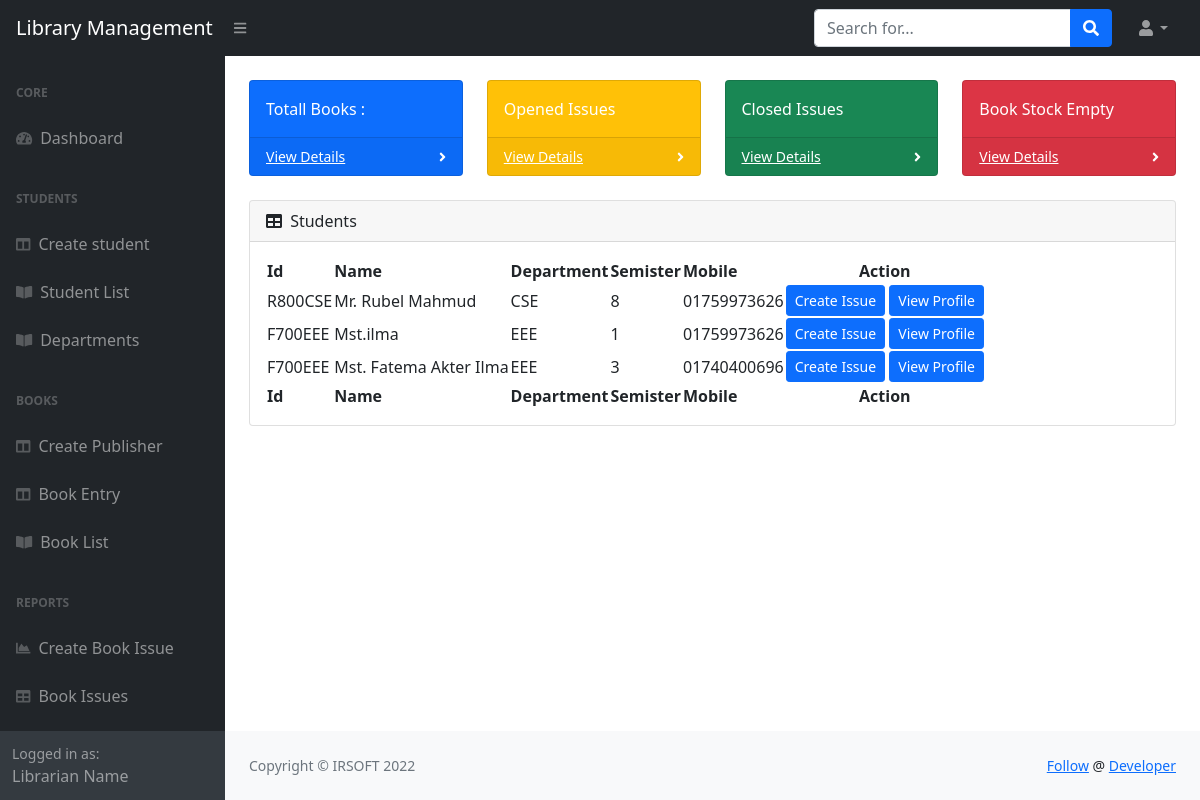
The app's page /, older data.
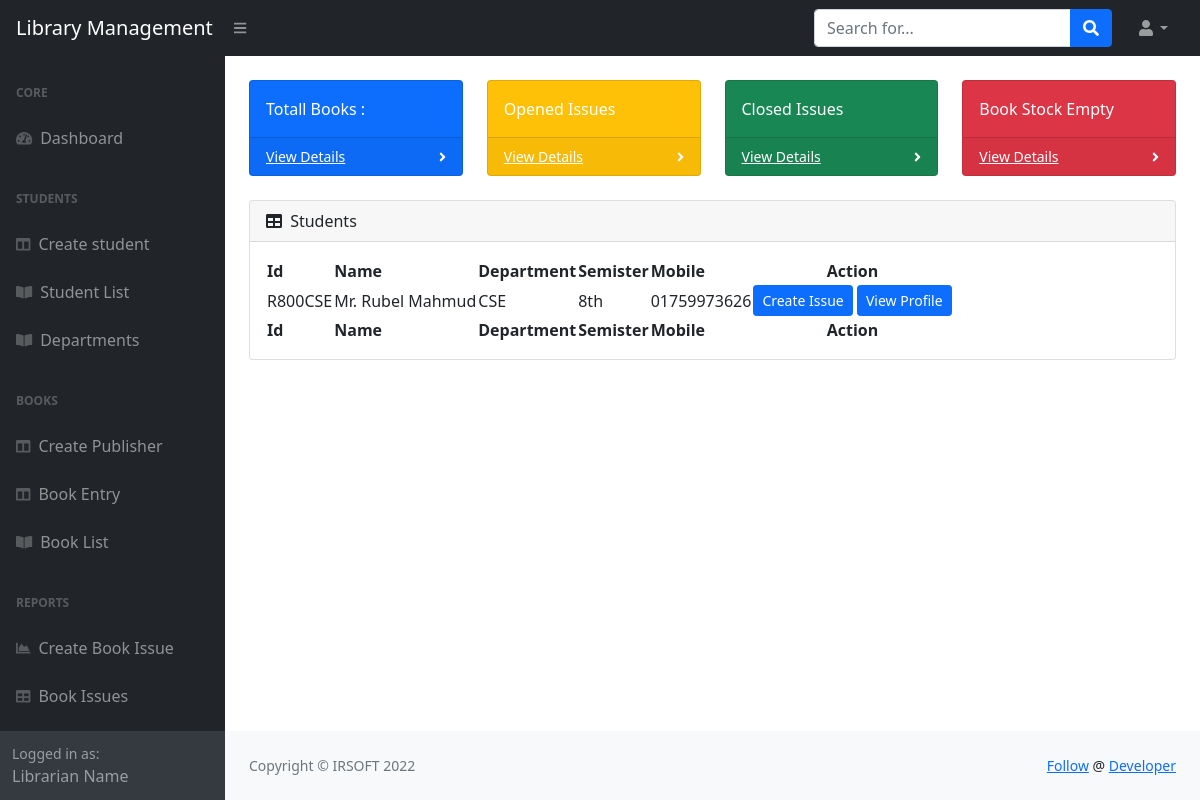
The same page, newer data.
### students/models.py (models this page shows, shortened)
class Student(models.Model):
    semisters = (
        ('1st','1st'),
        ('2nd','2nd'),
        ('3rd','3rd'),
        ('4th','4th'),
        ('5th','5th'),
        ('6th','6th'),
        ('7th','7th'),
        ('8th','8th')
    )
    gender = (
        ('male', 'Male'),
        ('female', 'Female'),
        ('other', 'Other'),
    )
    stdId = models.CharField(max_length=50, null=True, blank=True, editable=False)
    name = models.CharField(max_length=100)
    email = models.CharField(max_length=50)
    mobile = models.CharField(max_length=50)
    session = models.CharField(max_length=50)
    department = models.ForeignKey(Department, on_delete=models.CASCADE)
    semister = models.CharField(choices=semisters, max_length=50)
    dob = models.DateField()
    fatherName = models.CharField(max_length=100)
    motherName = models.CharField(max_length=100)
    address = models.TextField(max_length=500)
    religion = models.CharField(max_length=100)
    gender = models.CharField(choices=gender, max_length=100)
    class Meta:
        verbose_name_plural = 'students'

class Department(models.Model):
    name = models.CharField(max_length=100)
    code = models.CharField(max_length=50)
    description = models.TextField(max_length=600)
    class Meta:
        verbose_name_plural = 'departments'

### librarians/views.py (the view)
# urls.py: path('', home, name='home'),
def home(request):
    context = {}
    students = Student.objects.all()
    context['students'] = students
    return render(request, 'librarians/home.html', context)

### templates/librarians/home.html
{% extends 'base.html' %}
{% block content %}
<div class="container-fluid px-4">
    <br>
    <div class="row">
        <div class="col-xl-3 col-md-6">
            <div class="card bg-primary text-white mb-4">
                <div class="card-body">Totall Books : {{ totall }}</div>
                <div class="card-footer d-flex align-items-center justify-content-between">
                    <a class="small text-white stretched-link" href="#">View Details</a>
                    <div class="small text-white"><i class="fas fa-angle-right"></i></div>
                </div>
            </div>
        </div>
        <div class="col-xl-3 col-md-6">
            <div class="card bg-warning text-white mb-4">
                <div class="card-body">Opened Issues</div>
                <div class="card-footer d-flex align-items-center justify-content-between">
                    <a class="small text-white stretched-link" href="#">View Details</a>
                    <div class="small text-white"><i class="fas fa-angle-right"></i></div>
                </div>
            </div>
        </div>
        <div class="col-xl-3 col-md-6">
            <div class="card bg-success text-white mb-4">
                <div class="card-body">Closed Issues</div>
                <div class="card-footer d-flex align-items-center justify-content-between">
                    <a class="small text-white stretched-link" href="#">View Details</a>
                    <div class="small text-white"><i class="fas fa-angle-right"></i></div>
                </div>
            </div>
        </div>
        <div class="col-xl-3 col-md-6">
            <div class="card bg-danger text-white mb-4">
                <div class="card-body">Book Stock Empty</div>
                <div class="card-footer d-flex align-items-center justify-content-between">
                    <a class="small text-white stretched-link" href="#">View Details</a>
                    <div class="small text-white"><i class="fas fa-angle-right"></i></div>
                </div>
            </div>
        </div>
    </div>
    <div class="card mb-4">
        <div class="card-header">
            <i class="fas fa-table me-1"></i>
            Students
        </div>
        <div class="card-body">
            <table id="datatablesSimple">
                <thead>
                    <tr>
                        <th>Id</th>
                        <th>Name</th>
                        <th>Department</th>
                        <th>Semister</th>
                        <th>Mobile</th>
                        <th class="text-center">Action</th>
                    </tr>
                </thead>
                <tfoot>
                    <tr>
                        <th>Id</th>
                        <th>Name</th>
                        <th>Department</th>
                        <th>Semister</th>
                        <th>Mobile</th>
                        <th class="text-center">Action</th>
                    </tr>
                </tfoot>
                <tbody>
                {% for student in students %}
                    <tr>
                        <td>{{ student.stdId }}</td>
                        <td>{{ student.name }}</td>
                        <td>{{ student.department.name }}</td>
                        <td>{{ student.semister }}</td>
                        <td>{{ student.mobile }}</td>
                        <td class="text-center">
                            <a href="{% url 'create_issue' student.pk %}"><button class="btn btn-sm btn-primary">Create Issue</button></a>
                            <a href="#"><button class="btn btn-sm btn-primary">View Profile</button></a>
                        </td>
                    </tr>
                {% endfor %}
                </tbody>
            </table>
        </div>
    </div>
</div>
{% endblock content %}

Row changes from the older to the newer data that the page shows:
removed Student: stdId "F700EEE", name "Mst.ilma", department.name "EEE", semister "1", mobile "01759973626"
removed Student: stdId "F700EEE", name "Mst. Fatema Akter Ilma", department.name "EEE", semister "3", mobile "01740400696"
changed Student "R800CSE": semister "8" → "8th"
